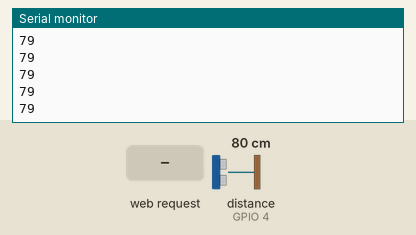
Bench run of a sketch on a simulated ESP8266 (NodeMCU). On the bench: the last lines printed to the serial monitor. Wiring (inferred from the names in the program): ultrasonic range finder: trigger GPIO 5; echo GPIO 4. The test bench sets the inputs (shaded band); at power-on: distance to the obstacle (sensor on GPIO 4) 80 cm. The echo pulse lasts 58.3 µs per cm; WiFi joins after 1.5 s; servers stay silent unless stated.

Above: at 2.8 s.
2.9 s: HTTP request GET /pinOn received
4.4 s: HTTP request GET /pinOff received
5.9 s: distance to the obstacle (sensor on GPIO 4) set to 2 cm
At 6.9 s:
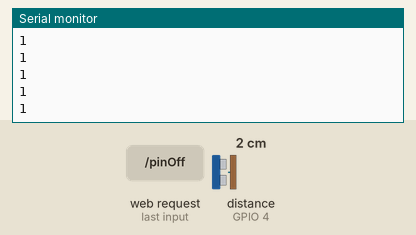
7.4 s: distance to the obstacle (sensor on GPIO 4) set to 4 cm
At 8.0 s:
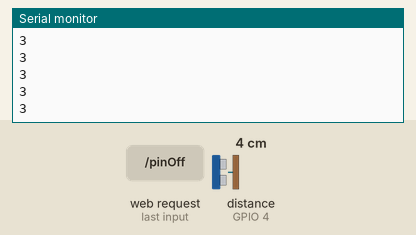
Timing chart, 0 to 9.1 s (numbered marks = the images above; inputs shaded):
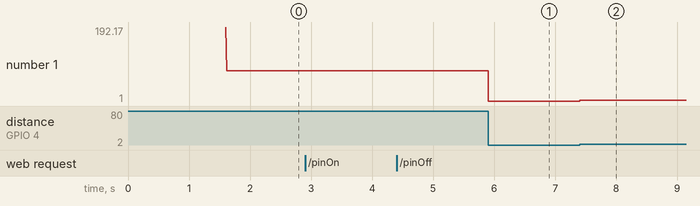

Measured:
- after the input at 5.9 s, the serial monitor: prints a new line at once (image 1)
- after the input at 7.4 s, the serial monitor: prints a new line at once (image 2)
- plotted number 1: 79 → 1 after the input at 5.9 s, 1 → 3 after the input at 7.4 s

The sketch:

arduinServer.ino
```cpp
#include <ESP8266WiFi.h>
#include <WiFiClient.h>
#include <ESP8266WebServer.h>
#include <ESP8266mDNS.h>

MDNSResponder mdns;
ESP8266WebServer server(80);

const char* ssid = "Hernandez2.4Ghz";
const char* password = "leoht777";

const int trigPin = 5;
const int echoPin = 4;

long duration;
int distance;

String webPage = "";


int getDistance(){

  digitalWrite(trigPin, LOW);
  delayMicroseconds(2);

  digitalWrite(trigPin, HIGH);
  delayMicroseconds(1);
  digitalWrite(trigPin, LOW);

  duration = pulseIn(echoPin, HIGH);
  distance = duration * 0.034/2;

  return distance;
  }

void setup() {
  pinMode(trigPin, OUTPUT);
  pinMode(echoPin, INPUT);

  webPage +=
  "<h1>ESP8266 Web Server</h1>"
  "<p>Relay Switch"
  "<a href='socket1Fwd'>"
  "<button>FORWARD</button>"
  "</a>&nbsp;"
  "<a href='socket1Bkwd'>"
  "<button>BACKWARDS</button>"
  "</a>&nbsp;"
  "<a href='pinOn'>"
  "<button>ON</button>"
  "</a>&nbsp;"
  "<a href='socket1Rgt'>"
  "<button>RIGHT</button>"
  "</a>&nbsp;"
  "<a href='pinOff'>"
  "<button>OFF</button>"
  "</a>"
  "</p>";

  Serial.begin(115200);
  delay(100);

  Serial.println();
  Serial.println();
  Serial.print("Connecting to: ");
  Serial.println(ssid);

  WiFi.begin(ssid, password);

  while( WiFi.status() != WL_CONNECTED){
      delay(500);
      Serial.print(".");
     }

  Serial.println("");
  Serial.println("WiFi connected");
  Serial.println("IP address: ");
  Serial.println(WiFi.localIP());
  Serial.print("Netmask: ");
  Serial.println(WiFi.subnetMask());
  Serial.print("Gateway: ");
  Serial.println(WiFi.gatewayIP());

  if(mdns.begin("Esp8266", WiFi.localIP())){
      Serial.println("MDNS Responder started");
    }

  server.on("/", [](){
      server.send(200, "text/html", webPage);
    });
  server.on("/pinOn", [](){
      server.send(200, "text/html", webPage);
//      digitalWrite(pin2, HIGH);
      int actualDistance = getDistance();
      Serial.println(actualDistance);
      Serial.println("Light ON");
      delay(500);
    });
  server.on("/pinOff", [](){
      server.send(200, "text/html", webPage);
//      digitalWrite(pin2, LOW);
//      digitalWrite(pin3, LOW);
      Serial.println("Light OFF");
      delay(500);
    });
  server.begin();
  Serial.println("HTTP Server started");

}


void loop() {
   server.handleClient();
  int actualDistance = getDistance();
      Serial.println(actualDistance);
}
```
